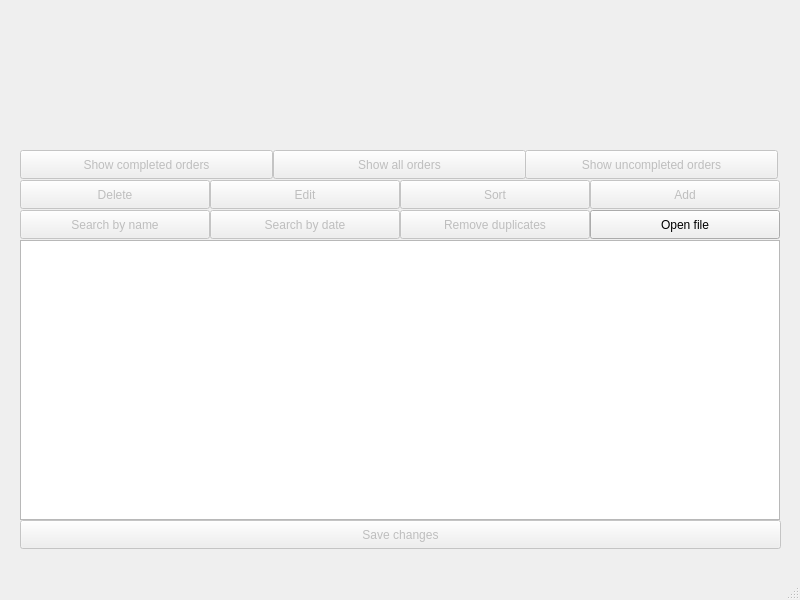
<?xml version="1.0" encoding="UTF-8"?>
<ui version="4.0">
 <class>MainWindow</class>
 <widget class="QMainWindow" name="MainWindow">
  <property name="geometry">
   <rect>
    <x>0</x>
    <y>0</y>
    <width>800</width>
    <height>600</height>
   </rect>
  </property>
  <property name="windowTitle">
   <string>MainWindow</string>
  </property>
  <widget class="QWidget" name="centralwidget">
   <widget class="QTableWidget" name="tableWidget">
    <property name="enabled">
     <bool>true</bool>
    </property>
    <property name="geometry">
     <rect>
      <x>20</x>
      <y>240</y>
      <width>760</width>
      <height>280</height>
     </rect>
    </property>
   </widget>
   <widget class="QPushButton" name="searchNameButton">
    <property name="enabled">
     <bool>false</bool>
    </property>
    <property name="geometry">
     <rect>
      <x>20</x>
      <y>210</y>
      <width>190</width>
      <height>29</height>
     </rect>
    </property>
    <property name="text">
     <string>Search by name</string>
    </property>
   </widget>
   <widget class="QPushButton" name="searchDateButton">
    <property name="enabled">
     <bool>false</bool>
    </property>
    <property name="geometry">
     <rect>
      <x>210</x>
      <y>210</y>
      <width>190</width>
      <height>29</height>
     </rect>
    </property>
    <property name="text">
     <string>Search by date</string>
    </property>
   </widget>
   <widget class="QPushButton" name="addButton">
    <property name="enabled">
     <bool>false</bool>
    </property>
    <property name="geometry">
     <rect>
      <x>590</x>
      <y>180</y>
      <width>190</width>
      <height>29</height>
     </rect>
    </property>
    <property name="text">
     <string>Add</string>
    </property>
   </widget>
   <widget class="QPushButton" name="openFileButton">
    <property name="enabled">
     <bool>true</bool>
    </property>
    <property name="geometry">
     <rect>
      <x>590</x>
      <y>210</y>
      <width>190</width>
      <height>29</height>
     </rect>
    </property>
    <property name="text">
     <string>Open file</string>
    </property>
   </widget>
   <widget class="QPushButton" name="removeDuplicatesButton">
    <property name="enabled">
     <bool>false</bool>
    </property>
    <property name="geometry">
     <rect>
      <x>400</x>
      <y>210</y>
      <width>190</width>
      <height>29</height>
     </rect>
    </property>
    <property name="text">
     <string>Remove duplicates</string>
    </property>
   </widget>
   <widget class="QPushButton" name="saveChangesButton">
    <property name="enabled">
     <bool>false</bool>
    </property>
    <property name="geometry">
     <rect>
      <x>20</x>
      <y>520</y>
      <width>761</width>
      <height>29</height>
     </rect>
    </property>
    <property name="text">
     <string>Save changes</string>
    </property>
   </widget>
   <widget class="QPushButton" name="deleteButton">
    <property name="enabled">
     <bool>false</bool>
    </property>
    <property name="geometry">
     <rect>
      <x>20</x>
      <y>180</y>
      <width>190</width>
      <height>29</height>
     </rect>
    </property>
    <property name="text">
     <string>Delete</string>
    </property>
   </widget>
   <widget class="QPushButton" name="editButton">
    <property name="enabled">
     <bool>false</bool>
    </property>
    <property name="geometry">
     <rect>
      <x>210</x>
      <y>180</y>
      <width>190</width>
      <height>29</height>
     </rect>
    </property>
    <property name="text">
     <string>Edit</string>
    </property>
   </widget>
   <widget class="QPushButton" name="sortButton">
    <property name="enabled">
     <bool>false</bool>
    </property>
    <property name="geometry">
     <rect>
      <x>400</x>
      <y>180</y>
      <width>190</width>
      <height>29</height>
     </rect>
    </property>
    <property name="text">
     <string>Sort</string>
    </property>
   </widget>
   <widget class="QPushButton" name="completedOrdersButton">
    <property name="enabled">
     <bool>false</bool>
    </property>
    <property name="geometry">
     <rect>
      <x>20</x>
      <y>150</y>
      <width>253</width>
      <height>29</height>
     </rect>
    </property>
    <property name="text">
     <string>Show completed orders</string>
    </property>
   </widget>
   <widget class="QPushButton" name="allOrdersButton">
    <property name="enabled">
     <bool>false</bool>
    </property>
    <property name="geometry">
     <rect>
      <x>273</x>
      <y>150</y>
      <width>253</width>
      <height>29</height>
     </rect>
    </property>
    <property name="text">
     <string>Show all orders</string>
    </property>
   </widget>
   <widget class="QPushButton" name="uncompletedOrdersButton">
    <property name="enabled">
     <bool>false</bool>
    </property>
    <property name="geometry">
     <rect>
      <x>525</x>
      <y>150</y>
      <width>253</width>
      <height>29</height>
     </rect>
    </property>
    <property name="text">
     <string>Show uncompleted orders</string>
    </property>
   </widget>
  </widget>
  <widget class="QMenuBar" name="menubar">
   <property name="geometry">
    <rect>
     <x>0</x>
     <y>0</y>
     <width>800</width>
     <height>25</height>
    </rect>
   </property>
  </widget>
  <widget class="QStatusBar" name="statusbar"/>
 </widget>
 <resources/>
 <connections/>
</ui>
